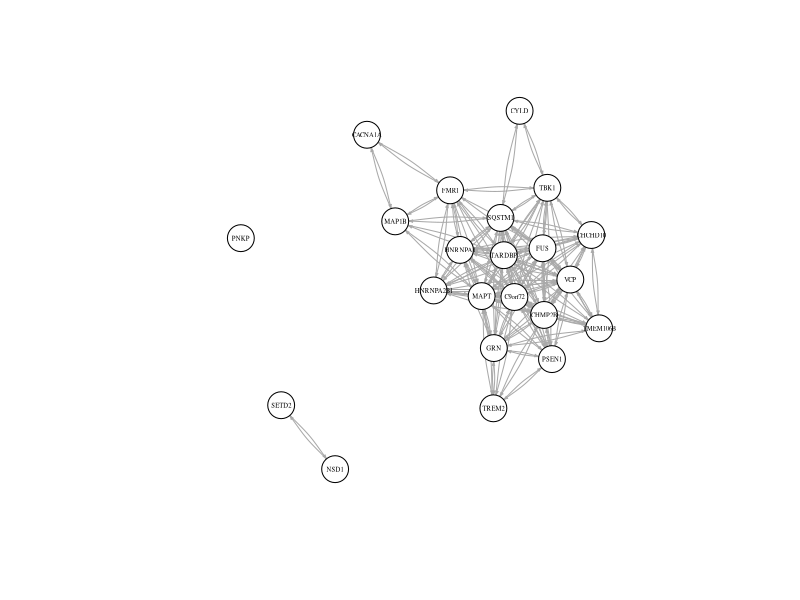
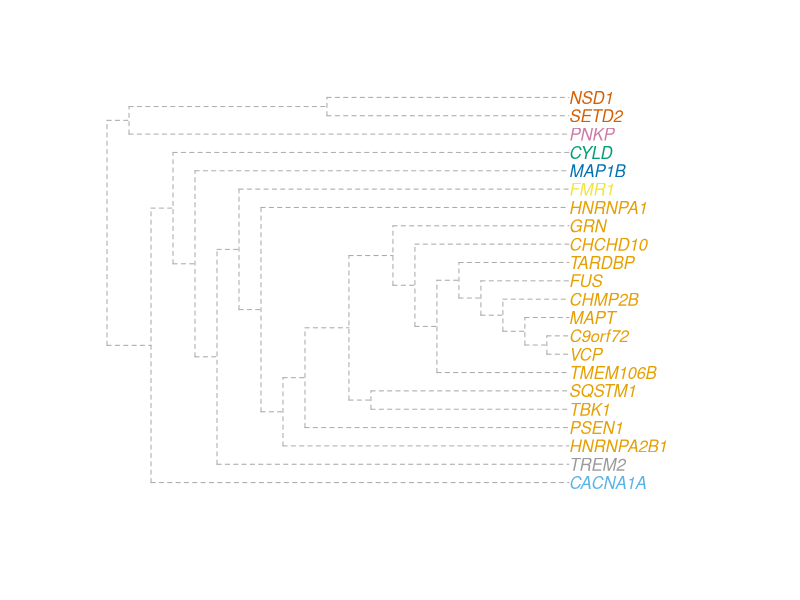
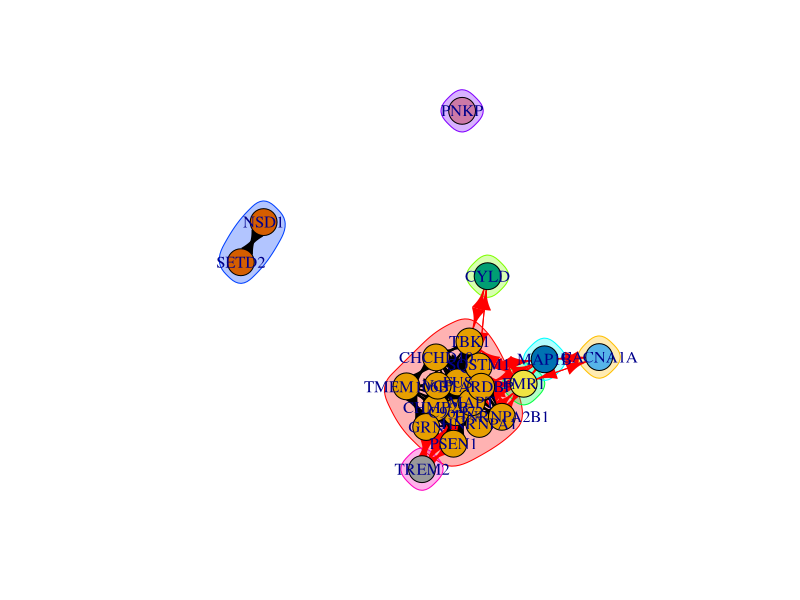
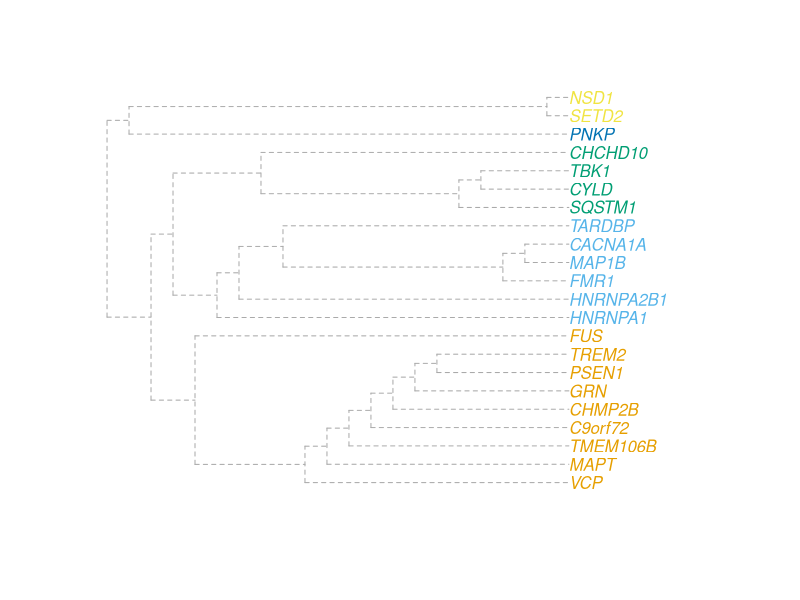
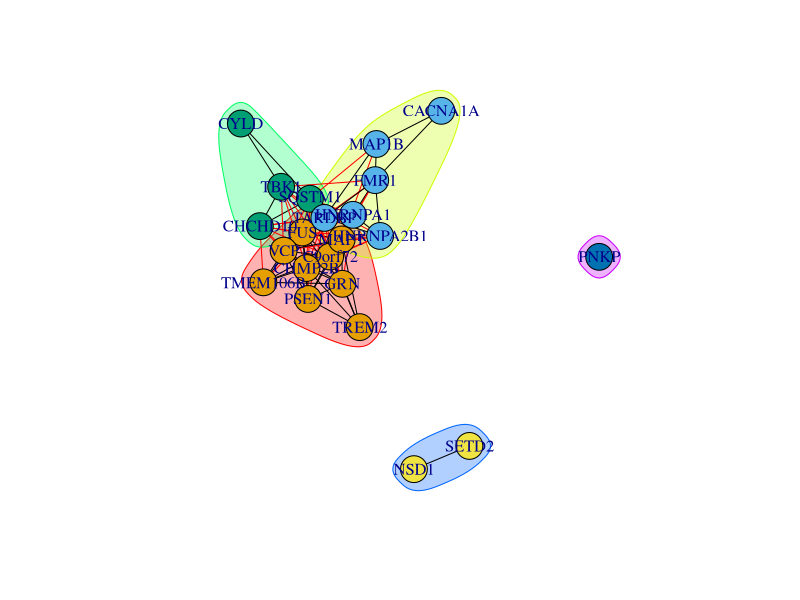

Write R code to recreate these figures, in order. (Note: this script raises an error after producing the figures.)
library(igraph)

################# Grafos con iGraph.

## Limpiar terminal de R
cat("\014")

## Borrar variables de R
rm(list=ls())

nodes <- read.table("./string_node_degrees.tsv", sep = '\t',header = TRUE, as.is=T)


links <- read.table("./string_interactions.tsv", sep = '\t',header = TRUE, as.is=T)

## Crea un nuevo grafo a partir de los nodos y de las aristas proporcionadas. La red será dirigida.
net <- graph_from_data_frame(d=links, vertices=nodes, directed=T)


lo <- layout_with_kk(net) # create a layout
lo <- norm_coords(lo, ymin=-1, ymax=1, xmin=-1, xmax=1)

## Representa graficamente
plot(net, edge.arrow.size=0.2, edge.curved=0.1, vertex.size=15, vertex.color="white", vertex.frame.color="black", vertex.label.color="black",vertex.label.cex=0.4, layout=lo)


# Detección de comunidades por clustering
community <- cluster_edge_betweenness(net)


dendPlot(community)

plot(community, net)



length(community)
membership(community)

##Detección de comunidades mediante optimización voraz.

cfg <- cluster_fast_greedy(as.undirected(net))

dendPlot(cfg)

plot(cfg, as.undirected(net))

length(cfg)
membership(cfg)


#Detección de comunidades mediante propagación de etiquetas.
clp <- cluster_label_prop(net)
dendPlot(clp)
plot(clp, net)

length(clp)
membership(clp)


